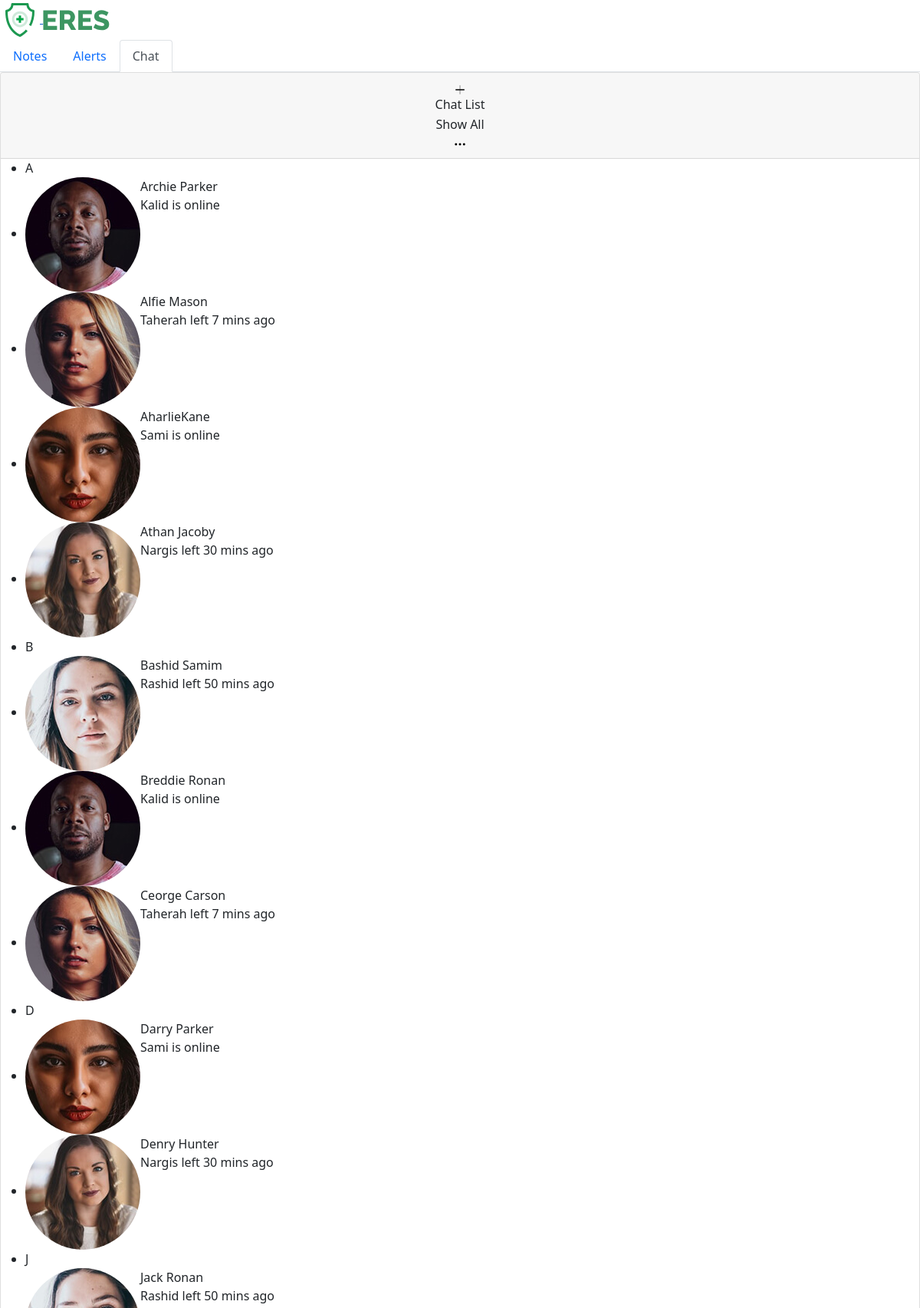
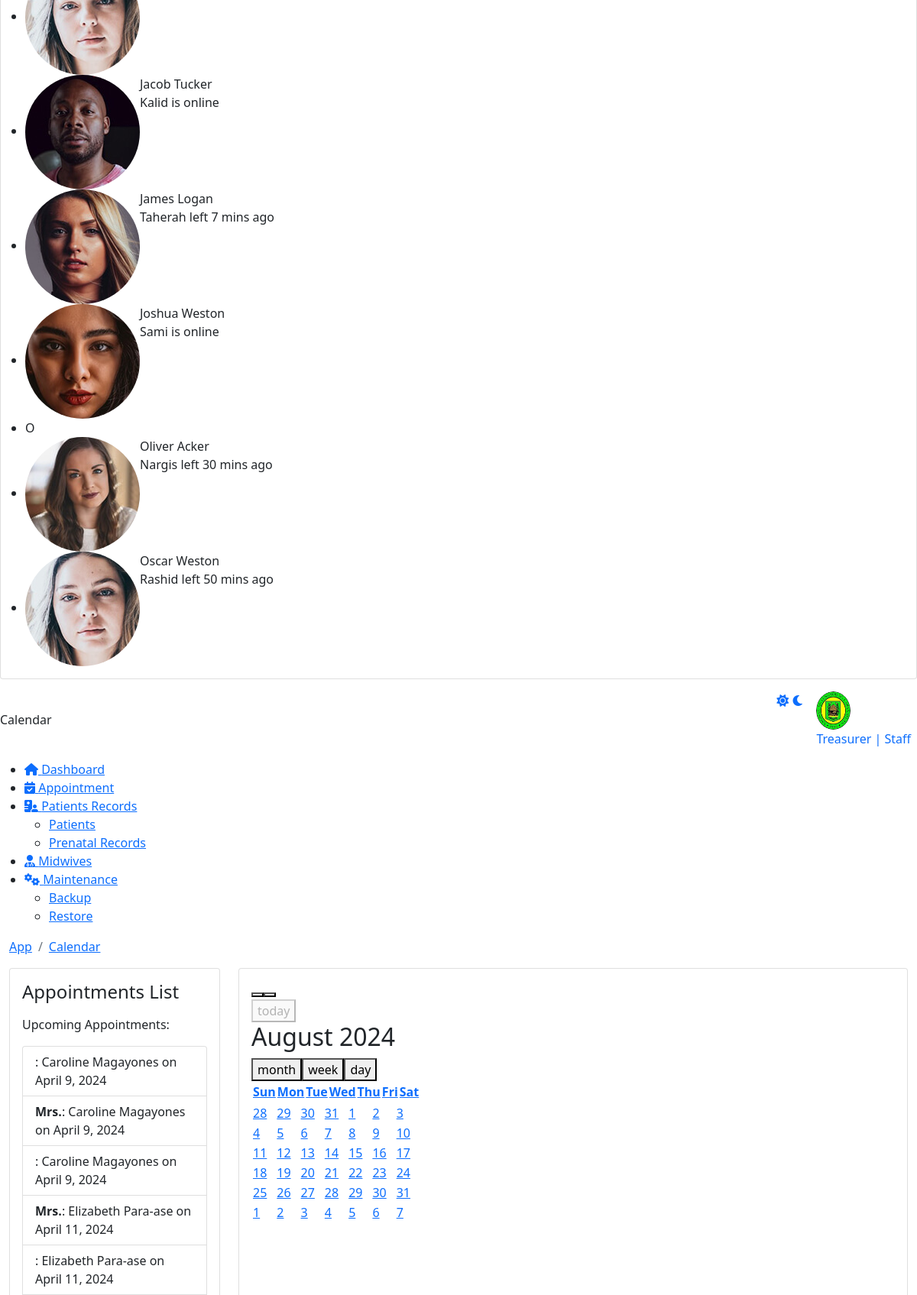
The page /admin/app_calendar.php (signed in, upper part) on the database its author committed (2 pictures, top to bottom).
### tables this page shows
CREATE TABLE `appointments` (
  `A_Id` int(11) NOT NULL AUTO_INCREMENT,
  `Title` varchar(10) NOT NULL,
  `FirstName` varchar(50) NOT NULL,
  `LastName` varchar(50) NOT NULL,
  `DateOfAppointment` date NOT NULL,
  `StartTime` time NOT NULL,
  `EndTime` time NOT NULL,
  `Address` varchar(100) NOT NULL,
  `Mobile` varchar(15) NOT NULL,
  `Consult_Doc` varchar(50) NOT NULL,
  `Email` varchar(100) NOT NULL,
  `Conditions` text NOT NULL,
  `Note` text NOT NULL,
  `Accepted` int(11) DEFAULT 2,
  PRIMARY KEY (`A_Id`)
);

### admin/app_calendar.php (the view, shortened to what this page needs)
<!DOCTYPE html>
<html lang="en">
    <head>
		 <link href="https://eres.dexignzone.com/codeigniter/demo/public/assets/vendor/fullcalendar/css/main.min.css" rel="stylesheet" type="text/css"/>
		 <link href="https://eres.dexignzone.com/codeigniter/demo/public/assets/vendor/bootstrap-select/dist/css/bootstrap-select.min.css" rel="stylesheet" type="text/css"/>
    <link class="main-css" href="https://eres.dexignzone.com/codeigniter/demo/public/assets/css/style.css" rel="stylesheet" type="text/css"/>
	<link rel="stylesheet" href="https://cdnjs.cloudflare.com/ajax/libs/font-awesome/6.5.1/css/all.min.css" />
</head>
<body>
    <div id="main-wrapper">
<?php
include './template/header.php';
?>
<?php
include './template/chatbot.php';
?>
<div class="header">
	<div class="header-content">
		<nav class="navbar navbar-expand">
			<div class="collapse navbar-collapse justify-content-between">
				<div class="header-left">
					<div class="dashboard_bar">
					Calendar				</div>
				</div>
				<?php
				include './template/header2.php';
				?>
			</div>
		</nav>
	</div>
</div>
<?php
include './template/sidebar.php';
?>
<div class="content-body">
    <div class="container-fluid">
        <div class="page-titles">
        <ol class="breadcrumb">
            <li class="breadcrumb-item"><a href="javascript:void(0)">App</a></li>
            <li class="breadcrumb-item active"><a href="javascript:void(0)">Calendar</a></li>
        </ol>
        </div>
        <div class="row">
    <div class="col-xl-3 col-xxl-4">
        <div class="card">
            <div class="card-body">
                <h4 class="card-intro-title">Appointments List</h4>
                <div class="">
                    <div id="appointments-list" class="my-3">
                        <p>Upcoming Appointments:</p>
                        <?php
                        include_once './connection/conn.php';
                        $sql = "SELECT A_Id, Title, CONCAT(FirstName, ' ', LastName) AS name, DateOfAppointment FROM appointments ORDER BY DateOfAppointment";
                        $result = $conn->query($sql);
                        if ($result->num_rows > 0) {
                            echo '<ul class="list-group">';
                            while ($row = $result->fetch_assoc()) {
                                $date = new DateTime($row['DateOfAppointment']);
                                echo '<li class="list-group-item">';
                                echo '<strong>' . htmlspecialchars($row['Title']) . '</strong>: ' . htmlspecialchars($row['name']) . ' on ' . $date->format('F j, Y');
                                echo '</li>';
                            }
                            echo '</ul>';
                        } else {
                            echo '<p>No appointments found.</p>';
                        }
                        ?>
                    </div>
                </div>
            </div>
        </div>
    </div>
    <div class="col-xl-9 col-xxl-8">
        <div class="card">
            <div class="card-body">
                <div id="calendar" class="app-fullcalendar"></div>
            </div>
        </div>
    </div>
</div>
	</div>
</body>
</html>

### rows shown on the page
appointments: name "Caroline Magayones", DateOfAppointment "April 9, 2024"
appointments: Title "Mrs.", name "Caroline Magayones", DateOfAppointment "April 9, 2024"
appointments: name "Caroline Magayones", DateOfAppointment "April 9, 2024"
appointments: Title "Mrs.", name "Elizabeth Para-ase", DateOfAppointment "April 11, 2024"
appointments: name "Elizabeth Para-ase", DateOfAppointment "April 11, 2024"

### other values the page prints
$_SESSION['username'] "Treasurer"
$_SESSION['user_type'] "Staff"
